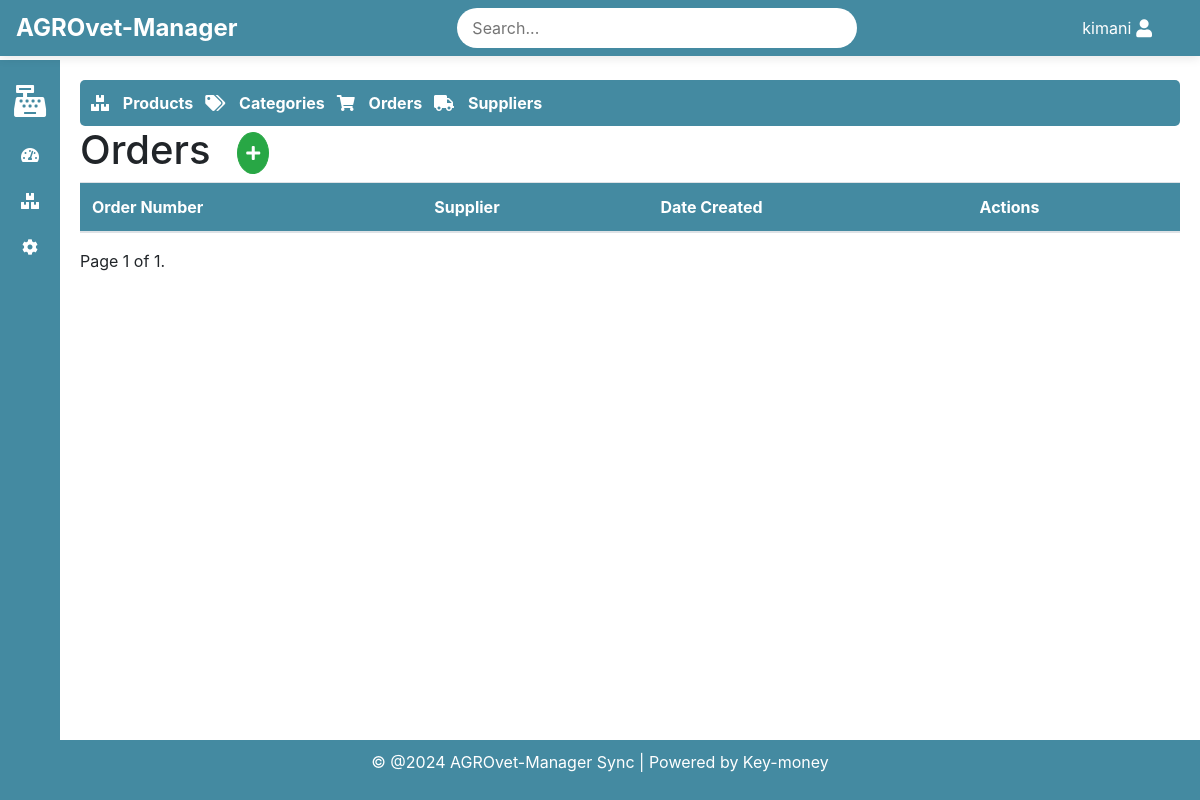
The page /orders/ (signed in) on the database as committed earlier.
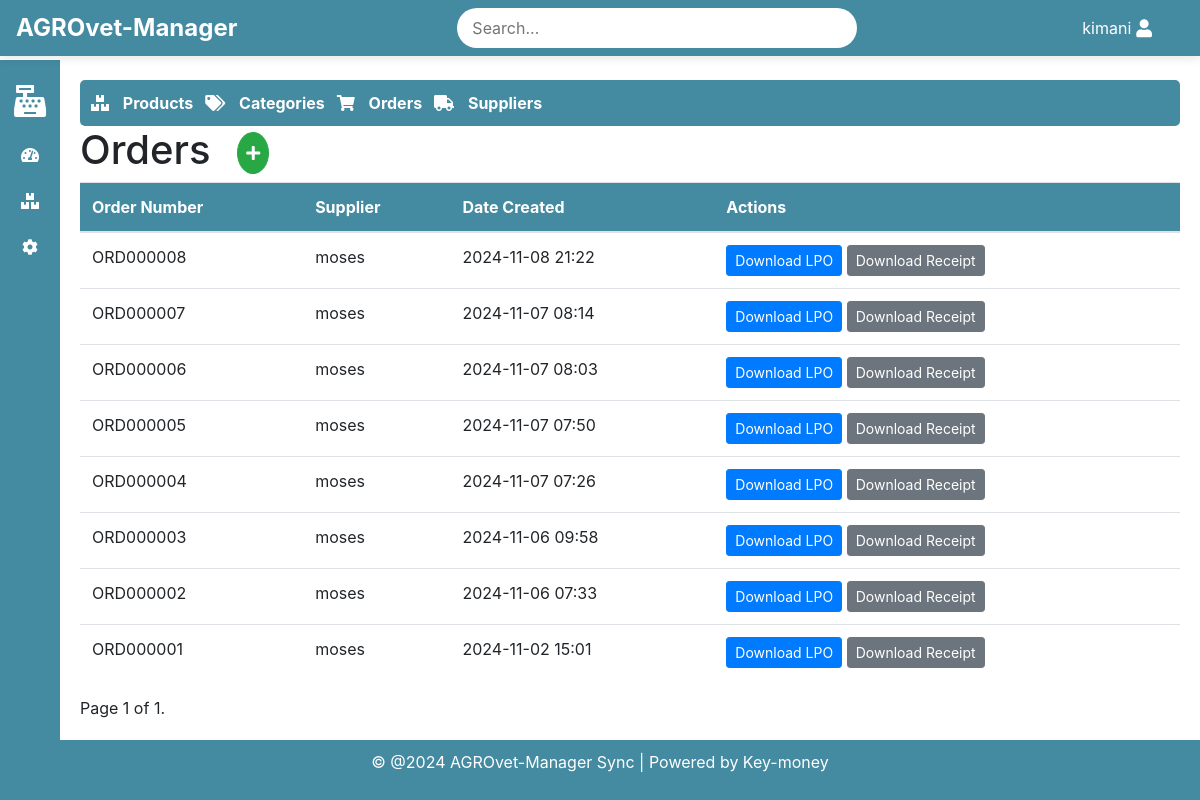
The same page on the database as committed later.
### orders/models.py (models this page shows, shortened)
class Order(models.Model):
    order_number = models.CharField(max_length=20, unique=True, editable=False)
    supplier = models.ForeignKey(Supplier, on_delete=models.CASCADE)
    created_at = models.DateTimeField(auto_now_add=True)
    updated_at = models.DateTimeField(auto_now=True)
    is_received = models.BooleanField(default=False)

### suppliers/models.py (models this page shows, shortened)
class Supplier(models.Model):
    supplier_id = models.CharField(max_length=10, unique=True, editable=False)
    name = models.CharField(max_length=255)
    contact_person = models.CharField(max_length=255, blank=True, null=True)
    phone = models.CharField(max_length=20, blank=True, null=True)
    email = models.EmailField(blank=True, null=True)
    address = models.TextField(blank=True, null=True)
    city = models.CharField(max_length=100, blank=True, null=True)
    country = models.CharField(max_length=100, blank=True, null=True)
    notes = models.TextField(blank=True, null=True)
    created_at = models.DateTimeField(auto_now_add=True)
    updated_at = models.DateTimeField(auto_now=True)

### orders/views.py (the view)
# urls.py: path('', views.list_orders, name='list_orders'),
@login_required(login_url='/authlogin/login')
def list_orders(request):
    orders = Order.objects.all().order_by('-created_at')
    paginator = Paginator(orders, 10)
    page_number = request.GET.get('page')
    page_obj = paginator.get_page(page_number)
    return render(request, 'orders/list_orders.html', {'page_obj': page_obj})

### orders/templates/orders/list_orders.html (shortened to what this page needs)
{% extends 'base.html' %}
{% block content %}
    {% include 'inventory/inventory_navbar.html' %}
<div>
    <h1>Orders
        <a href="{% url 'create_order' %}" style="padding: 0.5rem; border-radius: 50%;" class="btn btn-success ml-3">
            <i class="fas fa-plus"></i>
        </a>
    </h1>
    <table class="table table-hover">
        <thead>
            <tr>
                <th>Order Number</th>
                <th>Supplier</th>
                <th>Date Created</th>
                <th>Actions</th>
            </tr>
        </thead>
        <tbody>
            {% for order in page_obj %}
            <tr>
                <td onclick="window.location.href='{% url 'order_detail' order_number=order.order_number %}'">{{ order.order_number }}</td>
                <td onclick="window.location.href='{% url 'order_detail' order_number=order.order_number %}'">{{ order.supplier.name }}</td>
                <td onclick="window.location.href='{% url 'order_detail' order_number=order.order_number %}'">{{ order.created_at|date:"Y-m-d H:i" }}</td>
                <td>
                    <a href="{% url 'download_lpo_pdf' order.order_number %}" class="btn btn-sm btn-primary">Download LPO</a>
                    {% if order.is_received %}
                        <a href="{% url 'download_receipt_pdf' order.order_number %}" class="btn btn-sm btn-secondary">Download Receipt</a>
                    {% else %}
                        <a href="{% url 'receive_stock' order.order_number %}" class="btn btn-sm btn-warning">Receive Stock</a>
                    {% endif %}
                </td>
            </tr>
            {% endfor %}
        </tbody>
    </table>
    <div class="pagination">
        <span class="step-links">
            <span class="current">
                Page {{ page_obj.number }} of {{ page_obj.paginator.num_pages }}.
            </span>
        </span>
    </div>
</div>
{% endblock %}

### templates/base.html (shortened to what this page needs)
<!DOCTYPE html>
{% load static %}
<html lang="en">
<head>
    <link rel="stylesheet" href="{% static 'css/style.css' %}">
    <link href="https://stackpath.bootstrapcdn.com/bootstrap/4.5.2/css/bootstrap.min.css" rel="stylesheet">
    <link rel="stylesheet" href="https://cdnjs.cloudflare.com/ajax/libs/font-awesome/5.15.4/css/all.min.css">
</head>
<body>
    <header class="navbar navbar-expand-lg fixed-top" style="background-color: var(--primary-color);">
        <div class="navbar-left">
            <span class="site-name">
                {% if shop and shop.name %}
                    {{ shop.name }}
                {% else %}
                    AGROvet-Manager
                {% endif %}
            </span>
        </div>
        <div class="navbar-center">
            <input type="text" placeholder="Search..." class="search-bar">
        </div>
        <div class="navbar-right">
            <div class="user-menu">
                <span class="username">{{ user.username }}</span>
                <i class="fas fa-user"></i>
            </div>
        </div>
    </header>
    <aside class="sidebar" style="background-color: var(--primary-color);">
        <ul>
            <li>
                <a href="{% url 'make_sale' %}" title="Sales">
                    <i class="fas fa-cash-register fa-2x"></i>
                </a>
            </li>
            <li>
                <a href="{% url 'sale_dashboard' %}" title="Dashboard">
                    <i class="fas fa-tachometer-alt"></i>
                </a>
            </li>
            <li>
                <a href="{% url 'product_list' %}" title="Inventory">
                    <i class="fas fa-boxes"></i>
                </a>
            </li>
            <li>
                <a href="{% url 'shop_details' %}" title="Settings">
                    <i class="fa fa-cog"></i>
                </a>
            </li>
        </ul>
    </aside>
    <main class="content">
        {% block content %}{% endblock %}
    </main>
    <footer style="background-color: var(--primary-color);">
        <p>&copy; @2024 AGROvet-Manager Sync | Powered by Key-money
        </p>
    </footer>
</body>
</html>

### inventory/templates/inventory/inventory_navbar.html (shortened to what this page needs)
{% block content %}
<div class="navbar-inventory">
    <ul class="nav">
        <li class="nav-item">
            <a href="{% url 'product_list' %}" title="Products">
                <i class="fas fa-boxes"></i>
                <span class="nav-text">Products</span>
            </a>
        </li>
        <li class="nav-item">
            <a href="{% url 'category_list' %}" title="Categories">
                <i class="fas fa-tags"></i>
                <span class="nav-text">Categories</span>
            </a>
        </li>
        <li class="nav-item">
            <a href="{% url 'list_orders' %}" title="Orders">
                <i class="fas fa-shopping-cart"></i>
                <span class="nav-text">Orders</span>
            </a>
        </li>
        <li class="nav-item">
            <a href="{% url 'supplier_list' %}" title="Suppliers">
                <i class="fas fa-truck"></i>
                <span class="nav-text">Suppliers</span>
            </a>
        </li>
    </ul>
</div>
{% endblock %}

### static/css/style.css (style rules this page uses)
body { font-family: Arial, sans-serif; margin: 0; padding: 0; background-color: #e0f2e9; color: #333; display: flex; flex-direction: column; min-height: 100vh; font-size: 0.75em; }
.navbar { display: flex; justify-content: space-between; align-items: center; background-color: var(--primary-color); color: #fff; padding: 10px 20px; position: fixed; top: 0; width: 100%; z-index: 1000; box-shadow: 0 2px 10px rgba(0, 0, 0, 0.1); }
.navbar-left { display: flex; align-items: center; }
.site-name { font-size: 24px; font-weight: bold; }
.navbar-center { flex-grow: 1; display: flex; justify-content: center; }
.search-bar { padding: 8px 15px; border-radius: 20px; border: none; width: 60%; max-width: 400px; }
.navbar-right { display: flex; align-items: center; padding-right: 2rem; }
.user-menu { position: relative; display: flex; align-items: center; cursor: pointer; }
.user-menu .fas { font-size: 18px; margin-left: 5px; }
.username { margin-left: 5px; }
.sidebar { position: fixed; top: 60px; left: 0; width: 60px; height: calc(100% - 60px); background-color: var(--secondary-color); padding: 10px 0; display: flex; flex-direction: column; align-items: center; z-index: 999; transition: width 0.3s, left 0.3s; }
.sidebar ul { list-style-type: none; padding: 0; margin: 0; width: 100%; }
.sidebar ul li { width: 100%; text-align: center; }
.sidebar ul li a { position: relative; display: flex; align-items: center; justify-content: center; color: #fff; text-decoration: none; padding: 15px; transition: background-color 0.3s; }
.sidebar ul li a::after { content: attr(title); position: absolute; left: 50px; top: 50%; transform: translateY(-50%); background-color: #333; color: #fff; padding: 5px 10px; border-radius: 5px; white-space: nowrap; box-shadow: 0 2px 5px rgba(0, 0, 0, 0.2); z-index: 9999; opacity: 0; transition: opacity 0.3s ease; pointer-events: none; }
.content { margin-left: 60px; padding: 80px 20px 20px; flex-grow: 1; transition: margin-left 0.3s; }
footer { text-align: center; padding: 10px 0; background-color: var(--primary-color); color: #fff; position: relative; width: 100%; }
.table thead th { background-color: var(--primary-color); color: white; }

### inventory/templates/inventory/inventory_navbar.html (style rules this page uses)
.nav-item a { color: #fff; text-decoration: none; padding: 1px; display: block; }
.nav-text { display: inline-block; margin-left: 10px; }
.navbar-inventory { background-color: var(--primary-color); padding: 10px; border-radius: 5px; }
.navbar-inventory .nav-item { margin-right: 10px; display: inline-block; }
.navbar-inventory .nav-item a { color: #fff; font-weight: bold; }

Rows that differ between the two databases and show on the page:
added Order: order_number "ORD000008", supplier.name "moses", created_at "2024-11-08 21:22", is_received "Download Receipt"
added Order: order_number "ORD000007", supplier.name "moses", created_at "2024-11-07 08:14", is_received "Download Receipt"
added Order: order_number "ORD000006", supplier.name "moses", created_at "2024-11-07 08:03", is_received "Download Receipt"
added Order: order_number "ORD000005", supplier.name "moses", created_at "2024-11-07 07:50", is_received "Download Receipt"
added Order: order_number "ORD000004", supplier.name "moses", created_at "2024-11-07 07:26", is_received "Download Receipt"
added Order: order_number "ORD000003", supplier.name "moses", created_at "2024-11-06 09:58", is_received "Download Receipt"
added Order: order_number "ORD000002", supplier.name "moses", created_at "2024-11-06 07:33", is_received "Download Receipt"
added Order: order_number "ORD000001", supplier.name "moses", created_at "2024-11-02 15:01", is_received "Download Receipt"
